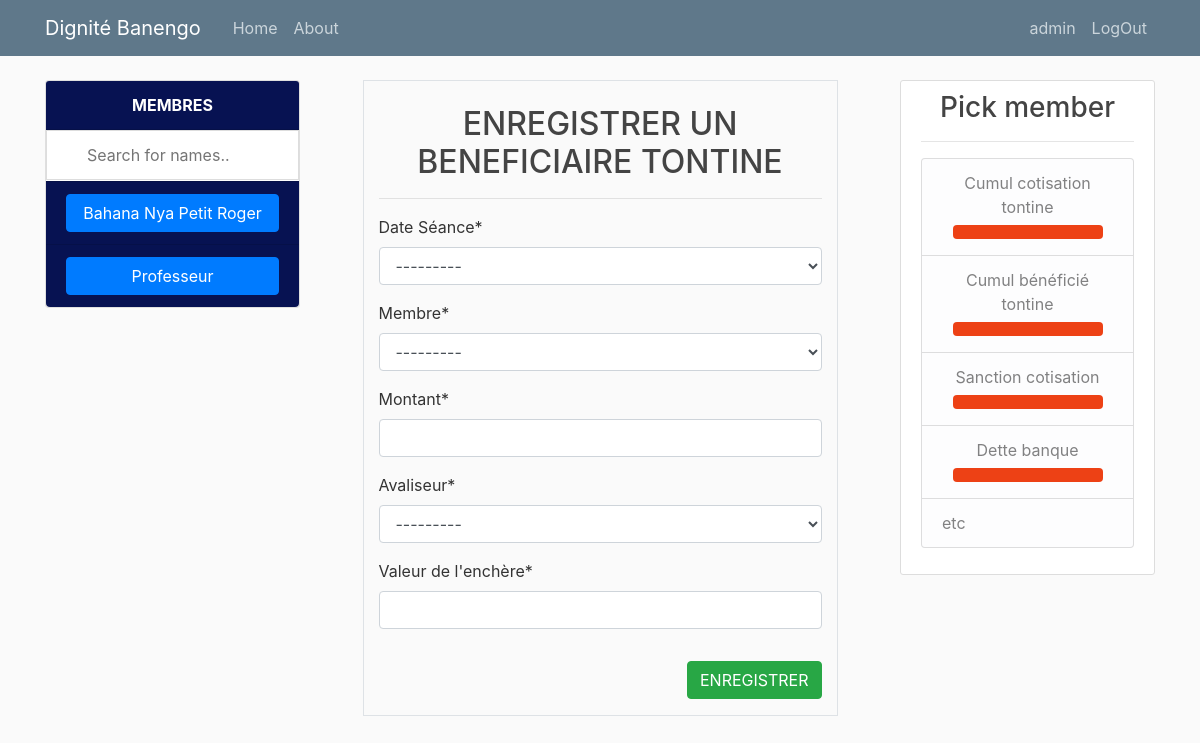
/creer_beneficiaire_tontine/ (signed in), run on the app's committed database.
### tontine/models.py (models this page shows)
class Membre(models.Model):
    user = models.OneToOneField(User, on_delete=models.CASCADE)
    nom = models.CharField(max_length=100, unique=True)
    matricule = models.CharField(max_length=8, unique=True)
    telephone = models.CharField(max_length=10, blank=True, null=True)
    qualite = models.CharField(max_length=100, blank=True, null=True)
    profession = models.CharField(max_length=100, blank=True, null=True)
    sexe = models.CharField(choices=SEXE_CHOICES, max_length=1)
    date_naissance = models.DateField(blank=True, null=True)
    date_adhesion = models.DateField()
    created = models.DateTimeField(auto_now_add=True)
    updated = models.DateTimeField(auto_now=True)
    cotisation = models.ForeignKey(MontantCotisation, on_delete=models.CASCADE)
    presence = models.ForeignKey(MontantPresence, on_delete=models.CASCADE)
    sport = models.ForeignKey(MontantSport, on_delete=models.CASCADE)
    bank = models.ForeignKey(MontantBank, on_delete=models.SET_NULL, blank=True, null=True)
    bank_bool = models.BooleanField(default=False)
    cotisation_bool = models.BooleanField(default=False)
    presence_bool = models.BooleanField(default=True)
    total_impaye = models.IntegerField(default=0)
    total_seance = models.IntegerField(default=0)
    total_consigne = models.IntegerField(default=0)
    reserve = models.IntegerField(default=0)
    def __str__(self):
        return self.nom

class Avaliseur(models.Model):
    membre = models.OneToOneField(Membre, on_delete=models.CASCADE)
    author= models.ForeignKey(User, on_delete=models.SET_NULL, blank=True, null=True)
    created = models.DateTimeField(auto_now_add=True)
    updated = models.DateTimeField(auto_now=True)
    def __str__(self):
        return self.membre.nom

### tontine/views.py (the view)
# urls.py: path('creer_beneficiaire_tontine/', views.creer_beneficiaire_tontine, name='creer_beneficiaire_tontine'),
@staff_member_required
def creer_beneficiaire_tontine(request):
    context = {}
    membres = Membre.objects.filter(cotisation_bool=True).order_by("nom")
    context['membres']= membres
    if request.method == "POST":
        form = BeneficiaireTontineForm(request.POST)
        if form.is_valid():
            membre = form.cleaned_data['membre']
            amount = form.cleaned_data['montant']
            avaliseur = form.cleaned_data['avaliseur']
            form.instance.author = request.user
            form.save()
            messages.info(request, f'{membre.nom} a bénéficié {amount} XAF !!!')
            return redirect('creer_beneficiaire')
    else:
        if request.GET.get('membre'):
            params = request.GET.get('membre')
            membre = get_object_or_404(Membre, pk=params)
            context['membre']= membre
            form = BeneficiaireTontineForm(initial={'membre': membre,})
            hist_cotisation = Encaissement.objects.filter(seance__exercice_tontine__is_active=True, membre=membre)
            hist = BeneficiaireTontine.objects.filter(seance__exercice_tontine__is_active=True, membre=membre,)
            penalites = Sanction.objects.filter(seance__exercice_tontine__is_active=True, membre=membre)
            prets = PretBank.objects.filter(membre=membre, freeze=False)
            penalite = sum([pen.valeur_sanction_tontine for pen in penalites if pen.sanction_tontine_paye == 0])
            solde = sum([h.montant for h in hist])
            cumul_cotisation = sum([c.tontine_cotisation for c in hist_cotisation])
            pretarembourser = sum([p.reste_a_rembourser for p in prets])
            context['cumul_cotisation'] = cumul_cotisation
            context['penalite']= int(penalite)
            context['solde']= int(solde)
            context['pretarembourser']= int(pretarembourser)
        else:
            form = BeneficiaireTontineForm()
    context['form'] = form
    return render(request, 'tontine/beneficiaire_tontine.html', context)

### tontine/forms.py
class BeneficiaireTontineForm(forms.ModelForm):
    class Meta:
        model = BeneficiaireTontine
        fields = ('seance', 'membre', 'montant', 'avaliseur', 'enchere')
        labels = {
            "seance": "Date Séance",
            "membre": "Membre",
            "montant": "Montant",
            "avaliseur": "Avaliseur",
            "enchere": "Valeur de l'enchère"
        }

### tontine/models.py (called while the page is built)
    def __str__(self):
        return str(self.date_seance)

### tontine/templatetags/custom_tag.py (called while the page is built)
@register.filter(name='has_group')
def has_group(user, group_name):
    group = Group.objects.get(name=group_name)
    return True if group in user.groups.all() else False

### tontine/templates/tontine/beneficiaire_tontine.html (shortened to what this page needs)
{% extends "tontine/base.html" %}
{% load crispy_forms_tags %}
{% load custom_tag %}
{% block content %}
<div class="content-fluid">
    <div class="row">
        <div class="col-md-3" style="max-height: 650px; max-width: 400px; overflow: scroll; overflow-x: hidden;">
            <div class="card" style="width: 100%;">
                <div class="card-header" style="background-color: #071252; font-weight: bold; text-align: center; color: white;">
                    MEMBRES
                </div>
                <input type="text" id="myInput"  onkeyup="myFunction()" placeholder="Search for names..">
                <ul id="myUL" class="list-group list-group-flush">
                    {% for membre in membres %}
                    <li class="list-group-item" style="background-color: #071252;">
                        <a class="btn btn-primary" href="/creer_beneficiaire_tontine/?membre={{membre.id}}" style="width: 100%;">
                            {{membre.nom}}</a>
                    </li>
                    {% endfor %}
                </ul>
              </div>
        </div>
        <div class="col-md-6">
            <div class="row">
                <div class="col-md-10 offset-md-1 border">
                    <br>
                    <h2 style="text-align: center;">ENREGISTRER UN BENEFICIAIRE TONTINE</h2>
                    <hr>
                    <form action="" method="post">
                        {{form|crispy}}
                        {% if request.user|has_group:"creer_beneficiaire" %}
                            <button class="btn btn-success mt-3 mb-3" type="submit" style="float: right;">
                                 ENREGISTRER
                            </button>
                        {% else %}
                            <p style="font-style: italic; color: brown;">Request for specific group Permission</p>
                        {% endif %}
                    </form>
                    <br>
                </div>
            </div>
        </div>
        <div class="col-md-3">
            <div class="content-section">
                {% if membre %}
                <h3 style="text-align: center;">{{membre.nom}}</h3>
                {% else %}
                <h3 style="text-align: center;">Pick member</h3>
                {% endif %}
                <hr>
                <p class='text-muted'>
                  <ul class="list-group">
                    <li class="list-group-item list-group-item-light" style="text-align: center;">
                        Cumul cotisation tontine <br>
                        <span class="btn" style="background-color: #ed4115; width: 150px; color: white; font-weight: 600;">{{cumul_cotisation}}</span>
                    </li>
                    <li class="list-group-item list-group-item-light" style="text-align: center;">
                        Cumul bénéficié tontine <br>
                        <span class="btn" style="background-color: #ed4115; width: 150px; color: white; font-weight: 600;">{{solde}}</span>
                    </li>
                    <li class="list-group-item list-group-item-light" style="text-align: center;">
                        Sanction cotisation <br>
                        <span class="btn" style="background-color: #ed4115; width: 150px; color: white; font-weight: 600;">{{penalite}}</span>
                    </li>
                    <li class="list-group-item list-group-item-light" style="text-align: center;">
                        Dette banque <br>
                        <span class="btn" style="background-color: #ed4115; width: 150px; color: white; font-weight: 600;">{{pretarembourser}}</span>
                    </li>
                    <li class="list-group-item list-group-item-light">etc</li>
                  </ul>
                </p>
              </div>
        </div>
    </div>
</div>
{% endblock %}

### tontine/templates/tontine/base.html (shortened to what this page needs)
{% load static %}
<!DOCTYPE html>
<html>
<head>
    <link rel="stylesheet" href="https://maxcdn.bootstrapcdn.com/bootstrap/4.0.0/css/bootstrap.min.css">
    <link rel="stylesheet" type="text/css" href="{% static 'css/main.css' %}">
</head>
<body>
	<header class="site-header">
	  <nav class="navbar navbar-expand-md navbar-dark bg-steel fixed-top">
	    <div class="container">
	      <a class="navbar-brand mr-4" href="{% url 'home' %}">Dignité Banengo</a>
	      <div class="collapse navbar-collapse" id="navbarToggle">
	        <div class="navbar-nav mr-auto">
	          <a class="nav-item nav-link" href="{% url 'home' %}">Home</a>
	          <a class="nav-item nav-link" href="{% url 'about' %}">About</a>
	        </div>
	        <div class="navbar-nav">
	          {% if user.is_authenticated %}
				<a class="nav-item nav-link" href="{% url 'profile' %}">{{ request.user.username }}</a>
				<a class="nav-item nav-link" href="{% url 'logout' %}">LogOut</a>
			  {% else %}
				<a class="nav-item nav-link" href="{% url 'login' %}">Login</a>
				<a class="nav-item nav-link" href="{% url 'inscription' %}">Register</a>
			  {% endif %}
	        </div>
	      </div>
	    </div>
	  </nav>
	</header>
	<main role="main" class="container">
	  <div class="row">
	    <div class="col-md-12">
	      {% block content %}{% endblock %}
	    </div>
	  </div>
	</main>
</body>
</html>

### static/css/main.css (style rules this page uses)
body { background: #fafafa; color: #333333; margin-top: 5rem; }
h1, h2, h3, h4, h5, h6 { color: #444444; }
ul { margin: 0; }
.bg-steel { background-color: #5f788a; }
.site-header .navbar-nav .nav-link { color: #cbd5db; }
.content-section { background: #ffffff; padding: 10px 20px; border: 1px solid #dddddd; border-radius: 3px; margin-bottom: 20px; }

### tontine/templates/tontine/beneficiaire_tontine.html (style rules this page uses)
#myInput { width: 100%; font-size: 16px; padding: 12px 20px 12px 40px; border: 1px solid #ddd; margin-bottom: 1px; }

### data on the page
Membre: {{ membre.id }} 1 (drawn), nom "Bahana Nya Petit Roger"
Membre: nom "Professeur"
Avaliseur: membre "---------"

### other printed values
{{ request.user.username }} "admin"
